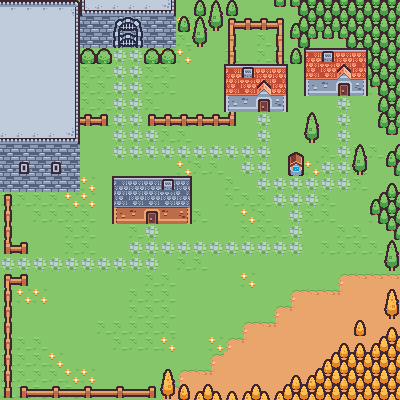

This is a level from a 2D game, rendered from its Tiled map with the project's own tilesets. A one-line summary and the map file follow, with tile-layer data summarised:
An orthogonal 25x25 tile map with 16x16 px tiles, 3 tile layers (back, front, trees) and 77 objects (31x tree, 11x fence, 9x wall, 5x mush, 4x npc_wall, ...).

<map version="1.10" tiledversion="1.11.2" orientation="orthogonal" renderorder="left-up" width="25" height="25" tilewidth="16" tileheight="16" infinite="0" nextlayerid="12" nextobjectid="107">
 <tileset firstgid="1" source="town.tsx" />
 <layer id="1" name="back" width="25" height="25">
  <data>[625 cells, 625 non-empty, 9 distinct tile ids]</data>
 </layer>
 <layer id="3" name="front" width="25" height="25">
  <data>[625 cells, 213 non-empty, 59 distinct tile ids]</data>
 </layer>
 <layer id="8" name="trees" width="25" height="25">
  <data>[625 cells, 42 non-empty, 10 distinct tile ids]</data>
 </layer>
 <objectgroup id="4" name="collide">
  <object id="4" name="wall" x="-1.31101" y="0.759333" width="1.66667" height="399.546" />
  <object id="5" name="wall" x="-0.833" y="400" width="400.666" height="2.00003" />
  <object id="6" name="wall" x="-1.333" y="-2.33335" width="400.666" height="2.00003" />
  <object id="7" name="wall" x="400.167" y="-1.981" width="1.66667" height="403.462" />
  <object id="22" name="wall" x="-1.31788" y="138.104" width="81.1667" height="53" />
  <object id="25" name="wall" x="74.303" y="0.724452" width="4.66667" height="136.914" />
  <object id="26" name="wall" x="-0.245958" y="0.724516" width="78.0229" height="3.32223" />
  <object id="28" name="house" x="112.583" y="176.833" width="77.8334" height="35" />
  <object id="30" name="house" x="303.667" y="47.75" width="64.4167" height="35" />
  <object id="31" name="fence" x="228.042" y="17.5" width="7.6667" height="46.25" />
  <object id="32" name="fence" x="275.917" y="18.125" width="7.6667" height="46.25" />
  <object id="33" name="fence" x="227.917" y="17.625" width="55.1667" height="12" />
  <object id="34" name="fence" x="0.66665" y="242.25" width="27.4167" height="12" />
  <object id="35" name="fence" x="0.29165" y="274" width="27.4167" height="12" />
  <object id="36" name="fence" x="4.29165" y="274.667" width="7.08337" height="123.333" />
  <object id="37" name="fence" x="4.12498" y="194.667" width="7.08337" height="59.333" />
  <object id="38" name="fence" x="20.2916" y="386.5" width="135.917" height="12" />
  <object id="42" name="tree" x="80.25" y="47" width="31.75" height="17" />
  <object id="43" name="tree" x="144.25" y="48.5" width="30.5" height="16" />
  <object id="44" name="tree" x="160.75" y="368" width="13.5" height="30.5" />
  <object id="45" name="tree" x="283.125" y="384.25" width="37.4583" height="16" />
  <object id="46" name="tree" x="289.25" y="375.333" width="12" height="8.66667" />
  <object id="47" name="tree" x="315.083" y="367.667" width="10.4167" height="7.83333" />
  <object id="48" name="tree" x="338.5" y="342.25" width="62" height="10.5" />
  <object id="49" name="tree" x="383.5" y="289.25" width="15.5" height="52.5" />
  <object id="50" name="tree" x="352.75" y="318.5" width="13.5" height="17" />
  <object id="51" name="tree" x="178" y="384" width="12" height="16" />
  <object id="52" name="tree" x="194.125" y="391.125" width="89.75" height="8.875" />
  <object id="53" name="tree" x="203" y="384.063" width="9.875" height="6.875" />
  <object id="55" name="tree" x="251.063" y="384.188" width="9.875" height="6.875" />
  <object id="57" name="tree" x="384.583" y="241.75" width="15.1667" height="28.8333" />
  <object id="58" name="tree" x="352.417" y="144.25" width="15.1667" height="30.8333" />
  <object id="59" name="tree" x="303.841" y="112.25" width="16.0758" height="30.8333" />
  <object id="61" name="tree" x="192.75" y="30.9167" width="15.1667" height="15.5" />
  <object id="62" name="tree" x="176.083" y="22.5833" width="50.1667" height="9.49997" />
  <object id="63" name="tree" x="284.75" y="49.25" width="18.8334" height="14.1666" />
  <object id="64" name="tree" x="368.25" y="76.4167" width="30.8334" height="8.83333" />
  <object id="66" name="tree" x="377.583" y="85.9167" width="22.1667" height="41.1667" />
  <object id="67" name="tree" x="306" y="375.667" width="14" height="8.66667" />
  <object id="68" name="tree" x="322.833" y="358.792" width="11.4167" height="9.45833" />
  <object id="69" name="tree" x="331.542" y="352.146" width="11.4167" height="9.45833" />
  <object id="70" name="tree" x="370.792" y="200.021" width="11.4167" height="14.4583" />
  <object id="71" name="tree" x="379.292" y="191.771" width="11.4167" height="31.4583" />
  <object id="72" name="tree" x="385.792" y="184.021" width="13.6667" height="46.4583" />
  <object id="73" name="tree" x="393.167" y="227.021" width="6.9167" height="12.4583" />
  <object id="74" name="tree" x="394.417" y="145.771" width="5.6667" height="29.9583" />
  <object id="75" name="tree" x="386.167" y="152.271" width="7.9167" height="14.2083" />
  <object id="76" name="tree" x="385.417" y="126.771" width="12.9167" height="7.7083" />
  <object id="87" name="wall" x="288" y="152.75" width="15.5" height="23" />
  <object id="90" name="wall" x="80.5833" y="-0.5" width="94.1667" height="48.3333" />
  <object id="91" name="house" x="224.114" y="64.3182" width="63.894" height="35" />
  <object id="97" name="fence" x="79.3826" y="113.636" width="28.6894" height="12" />
  <object id="98" name="fence" x="147.928" y="113.818" width="87.5985" height="12" />
  <object id="99" name="fence" x="223.837" y="99.6364" width="11.9621" height="26" />
 </objectgroup>
 <objectgroup id="6" name="sprites">
  <object id="9" name="bag" gid="108" x="242.47" y="46.902" width="8.24691" height="9.43969" />
  <object id="18" name="bomb" gid="106" x="19.025" y="317.553" width="10" height="9.33333" />
  <object id="27" name="key" gid="118" x="55.1392" y="128.399" width="9" height="8" />
  <object id="77" name="mush" gid="30" x="356.167" y="123.5" width="9" height="9" />
  <object id="78" name="mush" gid="30" x="206.167" y="63.5" width="9" height="9" />
  <object id="79" name="mush" gid="30" x="370.167" y="250.833" width="9" height="9" />
  <object id="80" name="log" gid="107" x="292.583" y="108.167" width="9.5" height="9" />
  <object id="81" name="log" gid="107" x="331.917" y="206.167" width="9.5" height="9" />
  <object id="88" name="mush" gid="30" x="100.833" y="220.167" width="9" height="9" />
  <object id="89" name="mush" gid="30" x="211.5" y="170.833" width="9" height="9" />
 </objectgroup>
 <objectgroup id="5" name="newmaps">
  <object id="8" name="forest_town_gate_right" x="1.66373" y="258.65" width="8.38247" height="12.0909" />
  <object id="19" name="forest_town_castle_right" x="2.31773e-06" y="5.09634" width="2.77113" height="131.113" />
 </objectgroup>
 <objectgroup id="11" name="teleports">
  <object id="100" name="frontdoor_backdoor_down" x="237.97" y="60.2666" width="36.0606" height="4.46681" />
  <object id="101" name="backdoor_frontdoor_up" gid="90" x="256" y="111.875" width="16" height="16" />
 </objectgroup>
 <objectgroup id="9" name="interact">
  <object id="102" name="door" gid="86" x="144" y="223.667" width="16" height="16" />
  <object id="103" name="door" gid="90" x="336" y="96" width="16" height="16" />
 </objectgroup>
 <objectgroup id="7" name="movement">
  <object id="56" name="snake_spawn" x="56.7903" y="297.629" width="255.086" height="68.7426" />
  <object id="95" name="snake_spawn" x="87.5832" y="76.5833" width="128.167" height="26.1666" />
  <object id="105" name="player" x="26.6667" y="230.333">
   <point />
  </object>
 </objectgroup>
 <objectgroup id="10" name="npc_collide">
  <object id="84" name="npc_wall" x="20.4168" y="284.5" width="381.833" height="0.83333" />
  <object id="85" name="npc_wall" x="174.417" y="58.6667" width="54.4996" height="5.33333" />
  <object id="86" name="npc_wall" x="288.084" y="88.6667" width="21.8329" height="7.33333" />
  <object id="92" name="npc_wall" x="106.833" y="122.917" width="44.3329" height="3.33333" />
 </objectgroup>
</map>
